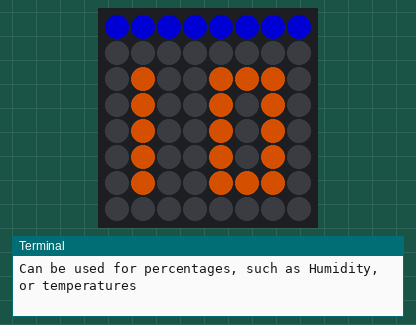
A program run on a simulated Raspberry Pi (BCM pin numbers) with a Sense HAT. Shown: the Sense HAT's 8×8 RGB LED matrix, the last lines printed to the terminal. Dim RGB values are drawn brighter than linear; the clock reads 2024-03-15 10:24:30 at power-on unless the program sets it; random numbers come from a fixed seed.

Above: at 0.12 s.
At 1.34 s:
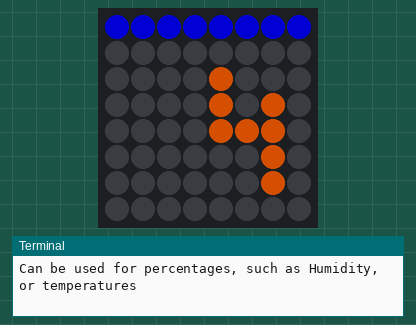
At 2.15 s:
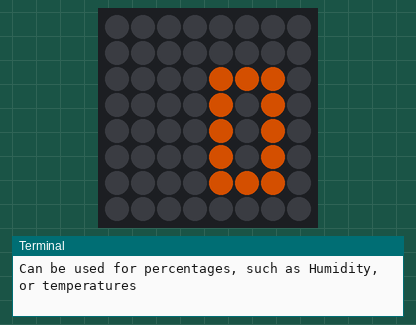
At 4.1 s:
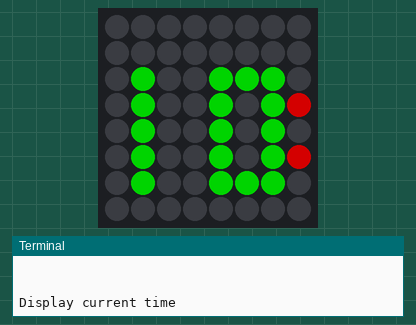
At 22.2 s:
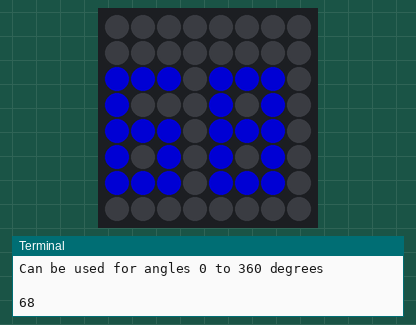
At 37.5 s:
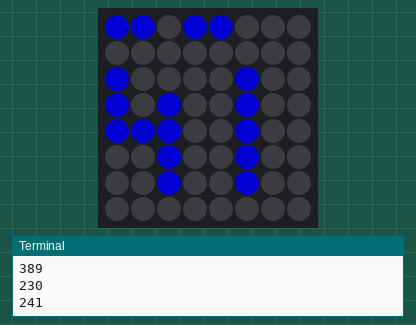

The program:

smallfont.py
```python
#!/usr/bin/python3

# 5x3 digits for Sense Hat - Demo
# Tony Goodhew 22 September 2015
from sense_hat import SenseHat
import time
import datetime
import random

sense = SenseHat()
sense.clear()

#Global variables

#one row per 5x3 digit - 0 to 9 and T
nums =[1,1,1,1,0,1,1,0,1,1,0,1,1,1,1, # 0
       0,1,0,0,1,0,0,1,0,0,1,0,0,1,0,
       1,1,1,0,0,1,0,1,0,1,0,0,1,1,1,
       1,1,1,0,0,1,1,1,1,0,0,1,1,1,1,
       1,0,0,1,0,1,1,1,1,0,0,1,0,0,1,
       1,1,1,1,0,0,1,1,1,0,0,1,1,1,1,
       1,1,1,1,0,0,1,1,1,1,0,1,1,1,1,
       1,1,1,0,0,1,0,1,0,1,0,0,1,0,0,
       1,1,1,1,0,1,1,1,1,1,0,1,1,1,1,
       1,1,1,1,0,1,1,1,1,0,0,1,0,0,1, # 9
       1,1,1,0,1,0,0,1,0,0,1,0,0,1,0] # T
hrs = 0
mins = 0

def show_num(val,xd,yd,r,g,b):
    offset = val * 15
    for p in range(offset,offset + 15):
        if nums[p] == 1:
            xt = p % 3
            yt = (p-offset) // 3
            sense.set_pixel(xt+xd,yt+yd,r,g,b)

def show_number(val,r,g,b):
    abs_val = abs(val)
    tens = abs_val // 10
    units = abs_val % 10
    sense.clear()
    if (abs_val > 9): show_num(tens,0,2,r,g,b)
    show_num(units,4,2,r,g,b)
    if abs_val == 100:
        sense.clear()
        show_num(10,3,2,r,g,b) # 'T' for ton = 100
    if val < 0 :
        for i in range(0,8):
            sense.set_pixel(i,0,0,0,128)

def show_time(r,g,b):
    for i in range(0,10):
        sense.clear()
        tens = hrs // 10
        units = hrs % 10
        show_num(tens,0,2,r,g,b)
        show_num(units,4,2,r,g,b)
        show_colon(7,3)
        time.sleep(0.9)
        sense.clear()
        tens = mins // 10
        units = mins % 10
        show_num(tens,1,2,r,g,b)
        show_num(units,5,2,r,g,b)
        show_colon(0,3)
        time.sleep(0.9)

def show_colon(x,y):
    sense.set_pixel(x,y,128,0,0)
    sense.set_pixel(x,y+2,128,0,0)

def show_block(x,y,r,g,b):
    sense.set_pixel(x,y,0,0,128)
    sense.set_pixel(x+1,y,0,0,128)

def show_large(val,r,g,b): #Range 0 to 399
    orig_val = val
    hundreds = val // 100
    val = val - hundreds * 100
    tens = val // 10
    units = val % 10
    sense.clear()
    if (orig_val > 9): show_num(tens,0,2,r,g,b)
    show_num(units,4,2,r,g,b)
    # Blobs on top line to indicate hundreds
    if hundreds >0: show_block(3,0,0,0,128) #Centre - 100
    if hundreds >1: show_block(0,0,0,0,128) #Right  - 200
    if hundreds >2: show_block(6,0,0,0,128) #Left   - 300

#========== MAIN ===============

print("** Small digits for the Sense HAT **")
print("**  Tony Goodhew -- 22 Sept 2015  **")
print("")

#Counting from -100 to +100
print("Counting from -100 to 100")
print("Can be used for percentages, such as Humidity, or temperatures")
print("")
for i in range(-10,10):
    show_number(i,128,50,30)
    time.sleep(0.2)
    if abs(i) == 100: time.sleep(0.9) # Longer "T"
sense.clear()
print("")

#Display current time HH:MM - alternating HH: & :MM
print("Display current time")
currTime=datetime.datetime.now()
hrs = currTime.hour
mins = currTime.minute
show_time(0,128,30)
sense.clear()
print("")

#15 Random numbers between 0 and 399
print("15 numbers in range 0 to 399 inclusive")
print("Can be used for angles 0 to 360 degrees")
print("")
for i in range(0,13):
    val = random.randint(0,399)
    print(val)
    show_large(val,0,0,128)
    time.sleep(1.7)
    sense.clear()

print(7)
show_large(7,0,0,128) # Suppressed leading zero
time.sleep(1.7)
sense.clear()
print(107)
show_large(107,0,0,128) # Necessary leading zero
time.sleep(1.7)
sense.clear()

print("")
print("Done")
```

Measured:
- what the display in image 3 shows lasts 0.9 s, from 4.1 s to 5.0 s
- what the display in image 4 shows lasts 1.7 s, from 22.1 s to 23.8 s
